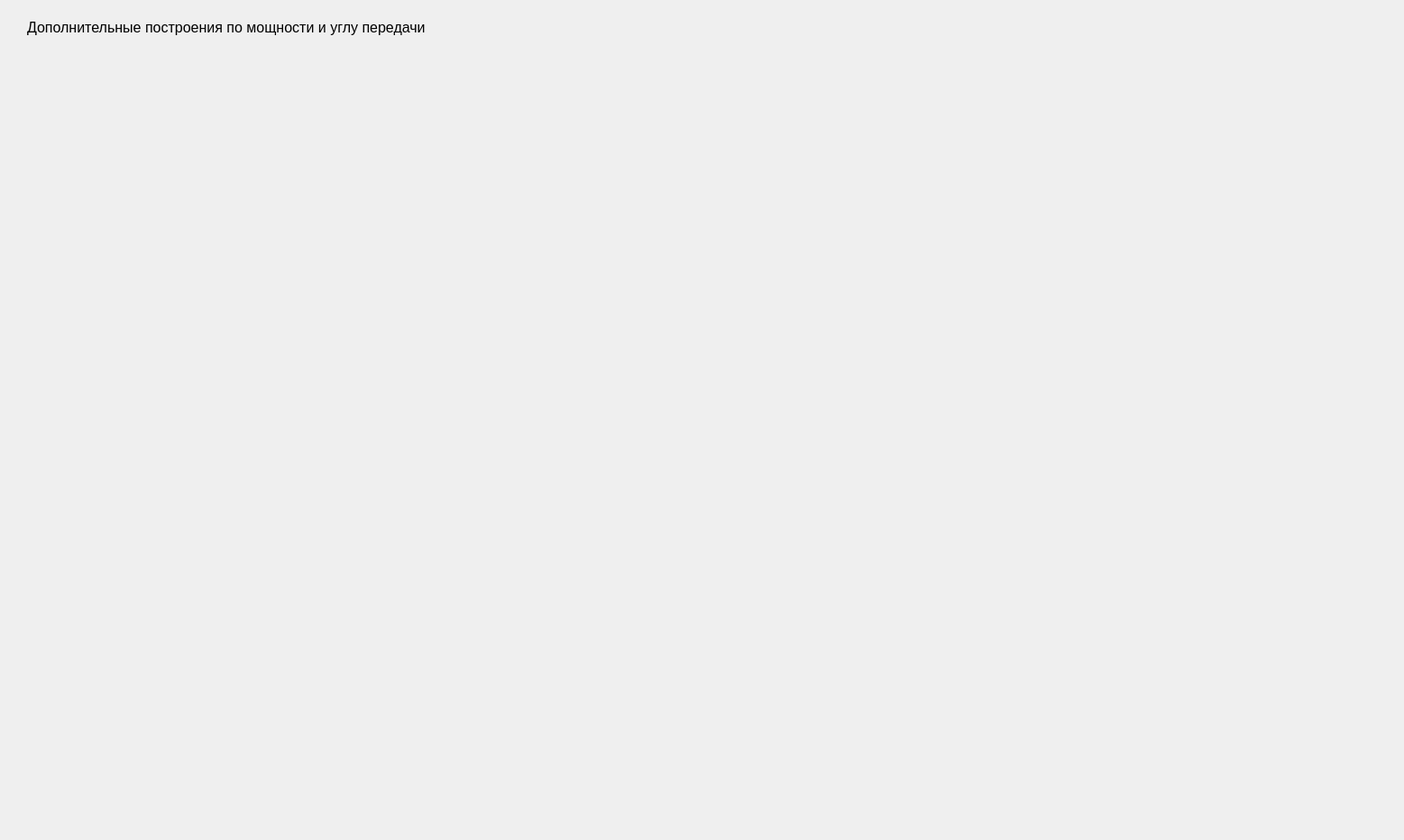
<?xml version="1.0" encoding="UTF-8"?>
<ui version="4.0">
 <class>chart_form</class>
 <widget class="QWidget" name="chart_form">
  <property name="windowModality">
   <enum>Qt::WindowModal</enum>
  </property>
  <property name="geometry">
   <rect>
    <x>0</x>
    <y>0</y>
    <width>1557</width>
    <height>932</height>
   </rect>
  </property>
  <property name="windowTitle">
   <string>Form</string>
  </property>
  <widget class="QLabel" name="label">
   <property name="geometry">
    <rect>
     <x>30</x>
     <y>20</y>
     <width>461</width>
     <height>21</height>
    </rect>
   </property>
   <property name="font">
    <font>
     <pointsize>12</pointsize>
    </font>
   </property>
   <property name="text">
    <string>Дополнительные построения по мощности и углу передачи</string>
   </property>
  </widget>
 </widget>
 <resources/>
 <connections/>
</ui>
